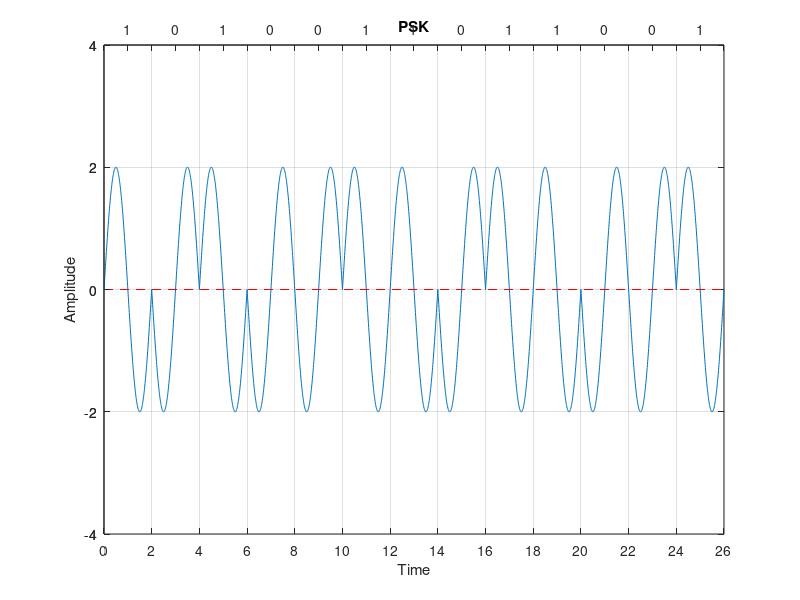

MATLAB code for this plot:
clear all;
close all;
clc;

bits = [1 0 1 0 0 1 1 0 1 1 0 0 1];
bit_duration = 2;

fs = 100;
Total_time = length(bits) * bit_duration;   %# time needed to send whole data
time = 0: 1/fs: Total_time;


amplitude = 2;
f = 0.5;
carrier_signal = amplitude * sin(2 * pi * f * time);

%plot(time, carrier_signal);

idx = 1;
modulated_carrier_signal = carrier_signal;
for i = 1 : length(carrier_signal)
     if bits(idx) == 0
        modulated_carrier_signal(i) = modulated_carrier_signal(i) * (-1);
     end
     if time(i)/bit_duration >= idx
        idx = idx + 1;
     end
end


%# ploting
plot(time, modulated_carrier_signal);
xticks([0: bit_duration: Total_time]);
yticks([-amplitude-2: 2: amplitude+2]);
ylim([-amplitude-2, amplitude+2]);
xlim([0, Total_time]);
grid on;
title("PSK");
xlabel("Time");
ylabel("Amplitude");
line ([0, Total_time], [0 0], "linestyle", "--", "color", "r");

% Top axis
ax1=gca;
ax2 = axes('Position', get(ax1, 'Position'), 'Color', 'none');
set(ax2, 'XAxisLocation', 'top');
set(ax2, 'XLim', get(ax1, 'XLim'));
set(ax2, 'YLim', get(ax1, 'YLim'));
set(ax2, 'XTick', [bit_duration/2: bit_duration: Total_time]);
set(ax2, 'YTick', [-amplitude-2: 2: amplitude+2]);
set(ax2, 'XTickLabel', bits);
%set(ax2, 'XLabel', 'Data bits');




%Demodulation
demodulated = [];
idx = 1;
for i = 1 : length(time)
    if time(i)/bit_duration >= idx
        data = modulated_carrier_signal(i);

        if data == carrier_signal(i)
            demodulated(idx) = 1;
        else
            demodulated(idx) = 0;
        end
        idx = idx + 1;
    end
end

disp("Orginal bits:");
disp(bits);

disp("Demodulation:");
disp(demodulated);